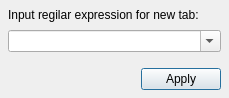
<?xml version="1.0" encoding="UTF-8"?>
<ui version="4.0">
 <class>newTabDialog</class>
 <widget class="QDialog" name="newTabDialog">
  <property name="geometry">
   <rect>
    <x>0</x>
    <y>0</y>
    <width>229</width>
    <height>98</height>
   </rect>
  </property>
  <property name="sizePolicy">
   <sizepolicy hsizetype="Expanding" vsizetype="Expanding">
    <horstretch>0</horstretch>
    <verstretch>0</verstretch>
   </sizepolicy>
  </property>
  <property name="minimumSize">
   <size>
    <width>229</width>
    <height>98</height>
   </size>
  </property>
  <property name="maximumSize">
   <size>
    <width>16777215</width>
    <height>16777215</height>
   </size>
  </property>
  <property name="windowTitle">
   <string>Dialog</string>
  </property>
  <property name="layoutDirection">
   <enum>Qt::LeftToRight</enum>
  </property>
  <property name="sizeGripEnabled">
   <bool>false</bool>
  </property>
  <property name="modal">
   <bool>false</bool>
  </property>
  <layout class="QVBoxLayout" name="verticalLayout">
   <property name="spacing">
    <number>8</number>
   </property>
   <property name="leftMargin">
    <number>8</number>
   </property>
   <property name="topMargin">
    <number>8</number>
   </property>
   <property name="rightMargin">
    <number>8</number>
   </property>
   <property name="bottomMargin">
    <number>8</number>
   </property>
   <item>
    <widget class="QLabel" name="label">
     <property name="sizePolicy">
      <sizepolicy hsizetype="Expanding" vsizetype="Fixed">
       <horstretch>0</horstretch>
       <verstretch>0</verstretch>
      </sizepolicy>
     </property>
     <property name="minimumSize">
      <size>
       <width>0</width>
       <height>0</height>
      </size>
     </property>
     <property name="text">
      <string>Input regilar expression for new tab:</string>
     </property>
     <property name="alignment">
      <set>Qt::AlignLeading|Qt::AlignLeft|Qt::AlignVCenter</set>
     </property>
    </widget>
   </item>
   <item>
    <widget class="QComboBox" name="comboBox">
     <property name="editable">
      <bool>true</bool>
     </property>
    </widget>
   </item>
   <item>
    <spacer name="verticalSpacer">
     <property name="orientation">
      <enum>Qt::Vertical</enum>
     </property>
     <property name="sizeHint" stdset="0">
      <size>
       <width>20</width>
       <height>40</height>
      </size>
     </property>
    </spacer>
   </item>
   <item>
    <widget class="QDialogButtonBox" name="buttonBox">
     <property name="orientation">
      <enum>Qt::Horizontal</enum>
     </property>
     <property name="standardButtons">
      <set>QDialogButtonBox::Apply</set>
     </property>
    </widget>
   </item>
  </layout>
 </widget>
 <resources/>
 <connections>
  <connection>
   <sender>buttonBox</sender>
   <signal>clicked(QAbstractButton*)</signal>
   <receiver>newTabDialog</receiver>
   <slot>accept()</slot>
   <hints>
    <hint type="sourcelabel">
     <x>248</x>
     <y>254</y>
    </hint>
    <hint type="destinationlabel">
     <x>157</x>
     <y>274</y>
    </hint>
   </hints>
  </connection>
 </connections>
</ui>
